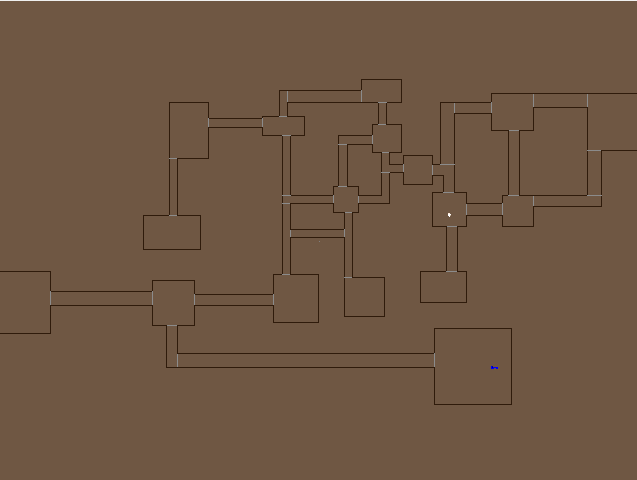
#> input picture examples/python/map_full.png, 637 x 480 px
$ python map2.py
#> lines starting #> are read from the running program, lines starting #| are printed output that depends on the picture; after the words box and inside, x2 and y2 are one past the last pixel; in counts of white or black regions, pixels touching at a corner belong together
import cv2
import numpy as np

# Load the image
image_path = "map_full.png"
image = cv2.imread(image_path)
#> image is the input picture: shape (480, 637, 3); mean B, G, R 66.5, 86.3, 110.2

# Convert to HSV color space
hsv = cv2.cvtColor(image, cv2.COLOR_BGR2HSV)
#> hsv: shape (480, 637, 3); mean H, S, V 13.9, 102.3, 110.2

# Define color ranges
white_lower = np.array([0, 0, 200], dtype=np.uint8)
white_upper = np.array([180, 30, 255], dtype=np.uint8)

blue_lower = np.array([100, 150, 50], dtype=np.uint8)
blue_upper = np.array([140, 255, 255], dtype=np.uint8)

# Threshold the image
white_mask = cv2.inRange(hsv, white_lower, white_upper)
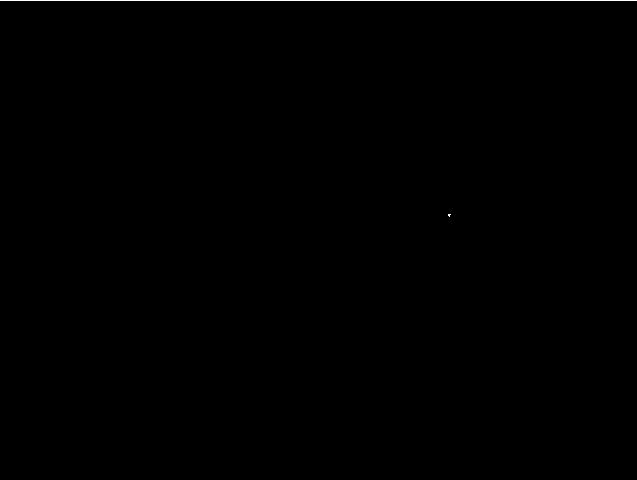
#> white_mask: shape (480, 637); 0.21% white in thin lines or dots, all inside (x1, y1, x2, y2) = (0, 0, 637, 217)
blue_mask = cv2.inRange(hsv, blue_lower, blue_upper)
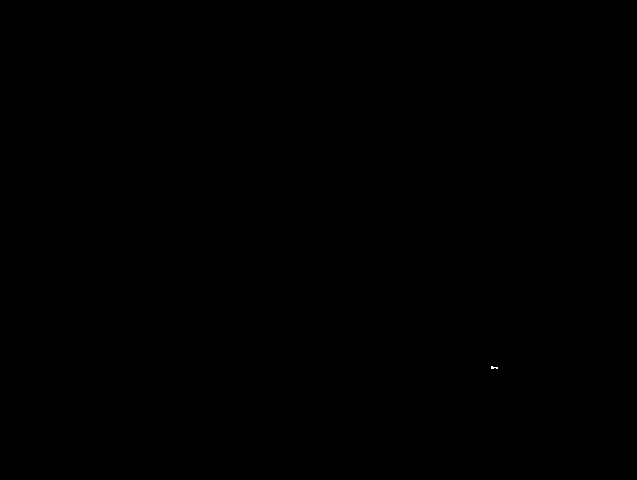
#> blue_mask: shape (480, 637); 0% white in thin lines or dots, all inside (x1, y1, x2, y2) = (491, 366, 498, 369)

# Get coordinates of white pixels
white_coords = np.column_stack(np.where(white_mask > 0))
#> white_coords = 643 pairs, first value 0 to 216, second value 0 to 636
blue_coords = np.column_stack(np.where(blue_mask > 0))
#> blue_coords = 14 rows, first 8: [366, 491], [366, 492], [367, 491], [367, 492], [367, 493], [367, 494], [367, 495], [367, 496]

# Select first detected coordinates
if len(white_coords) > 0:
    start_point = tuple(white_coords[0][::-1])  # Reverse (row, col) to (x, y)
#> start_point = (0, 0)
else:
    start_point = None

if len(blue_coords) > 0:
    goal_point = tuple(blue_coords[0][::-1])  # Reverse (row, col) to (x, y)
#> goal_point = (491, 366)
else:
    goal_point = None

print("Start Point (White):", start_point)
#| Start Point (White): (0, 0)
print("Goal Point (Blue):", goal_point)
#| Goal Point (Blue): (491, 366)
